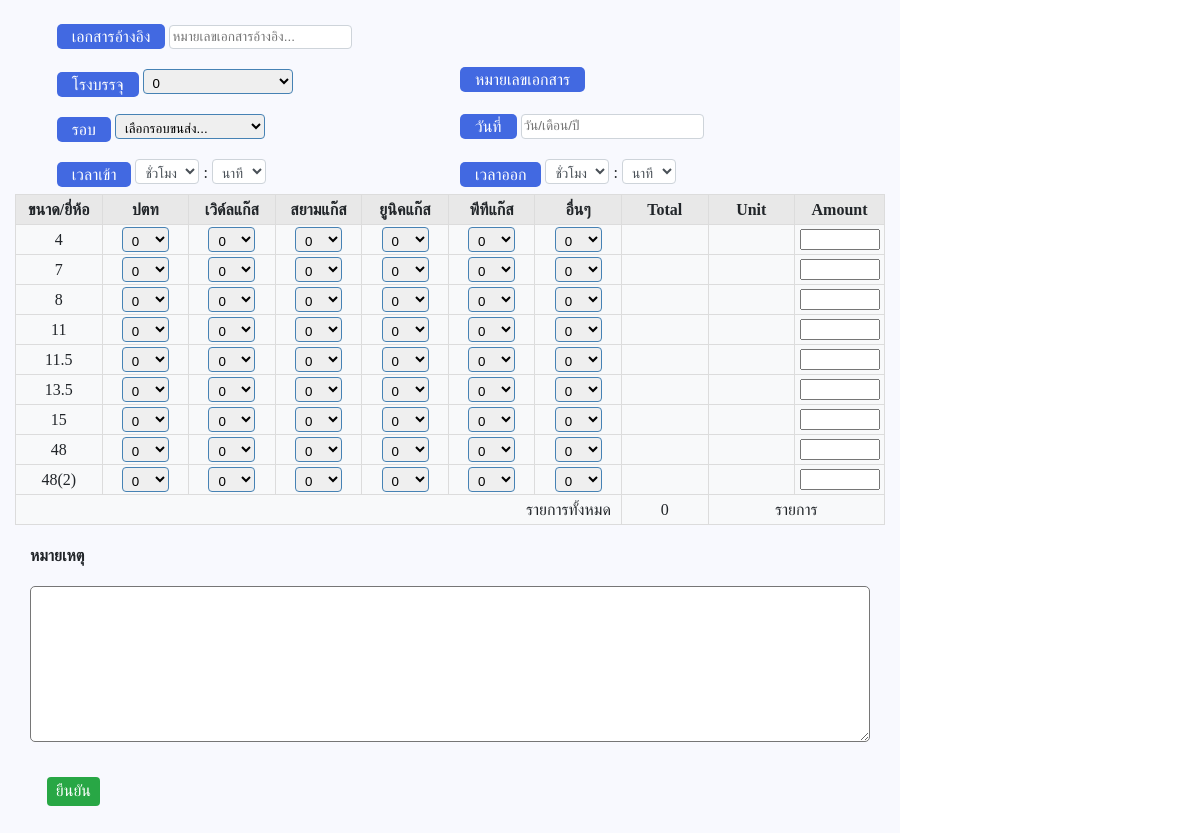
The page /edit/old_edit_po.php on the database its author committed.
### tables this page shows
CREATE TABLE `ms_product`  (
  `ms_product_id` varchar(20) NULL DEFAULT NULL,
  `ms_product_name` varchar(255) NULL DEFAULT NULL,
  `ms_product_active` varchar(255) NULL DEFAULT NULL,
  `ms_product_orderby_no` int(11) NULL DEFAULT NULL,
  `ms_product_logo` varchar(255) NULL DEFAULT NULL,
  `ms_product_items_type` varchar(255) NULL DEFAULT NULL,
  `ms_product_brand` varchar(255) NULL DEFAULT NULL
);

CREATE TABLE `items_gas_weightsize`  (
  `weightSize_id` varchar(255) NULL DEFAULT NULL,
  `active_status` enum('Y','N') NULL DEFAULT NULL,
  `order_by_no` int(11) NULL DEFAULT NULL,
  `weight_NoID` varchar(11) NULL DEFAULT NULL,
  `wightSize` double NULL DEFAULT NULL COMMENT 'ขนาด'
);

### conn.php (called while the page is built, shortened)
<?php
    class DB_con {
        function __construct() {
            $conn = mysqli_connect(DB_HOST, DB_Username, DB_Password, DB_Name);
            $this->dbcon = $conn;
        }
        public function fetchdataBrand()
        {
            $result = mysqli_query($this->dbcon, "SELECT * FROM ms_product WHERE ms_product_active = 'Y' ORDER BY ms_product_orderby_no ASC");
            return $result;
        }
        public function fetchdataSize()
        {
            $result = mysqli_query($this->dbcon, "SELECT * FROM items_gas_weightsize WHERE active_status = 'Y' ORDER BY order_by_no ASC");
            return $result;
        }
        public function infoPO($POID)
        {
            $result = mysqli_query($this->dbcon, "SELECT * FROM tb_head_preorder LEFT JOIN tb_head_po_receipt ON tb_head_preorder.head_po_docnumber = tb_head_po_receipt.head_pr_docnumber_po WHERE head_po_docnumber = '$POID'");
            return $result;
        }
    }
?>

### edit/old_edit_po.php (the view, shortened to what this page needs)
<!DOCTYPE html>
<html lang="en">
<head>
    <link rel="stylesheet" href="../css/select2.min.css">
    <link rel="stylesheet" href="../css/custom.css">
    <link rel="stylesheet" href="../css/jquery-ui.min.css">
</head>
<body>
    <section id="purchase">
        <form action="controller/POController.php" method="POST">
            <div class="container">
                <?php include_once('../conn.php');
                $fetchdata = new DB_con();
                $sql = $fetchdata->infoPO($_GET['id']);
                $row = mysqli_fetch_array($sql);
                $itemPO = $fetchdata->CylinderPO($_GET['id']); ?>
                <div class="row">
                    <div class="col-50">
                        <label class="label-titile">เอกสารอ้างอิง</label>
                        <input type="text" class="form-control" name="RefDO" placeholder="หมายเลขเอกสารอ้างอิง..." value="<?=$row['head_pr_doc_ref']?>">
                    </div>
                </div>
                <div class="row">
                    <div class="col-50">
                        <label for="filling" class="label-titile">โรงบรรจุ</label>
                        <select class="gas_filling js-example-basic-single" name="gas_filling" id="gas_filling" style="width: 150px;">
                            <?php for ($i=0; $i < 10; $i++) { ?>
                            <option value="<?php echo $i; ?>"
                                <?php echo $row['head_po_fillstation'] == $i ? 'selected':'' ?>><?php echo $i; ?>
                            </option>
                            <?php } ?>
                        </select>
                    </div>
                    <div class="col-50">
                        <label class="label-titile">หมายเลขเอกสาร</label> <?=$_GET['id']?>
                    </div>
                </div>
                <div class="row">
                    <div class="col-50">
                        <label class="label-titile">รอบ</label>
                        <select name="round" id="" class="js-example-basic-single" style="width: 150px;">
                            <option selected disabled>เลือกรอบขนส่ง...</option>
                        </select>
                    </div>
                    <div class="col-50">
                        <label class="label-titile">วันที่</label>
                        <input type="text" class="form-control datepicker" placeholder="วัน/เดือน/ปี" value="<?=($row['created_at'] != null ? date("d/m/Y", strtotime($row['created_at'])) : '')?>">
                    </div>
                </div>
                <div class="row">
                    <div class="col-50">
                        <label class="label-titile">เวลาเข้า</label>
                        <select name="hourIn" class="form-control">
                            <option selected disabled>ชั่วโมง</option>
                        </select> :
                        <select name="minuteIn" class="form-control">
                            <option selected disabled>นาที</option>
                        </select>
                    </div>
                    <div class="col-50">
                        <label class="label-titile">เวลาออก</label>
                        <select name="hourOut" class="form-control">
                            <option selected disabled>ชั่วโมง</option>
                        </select> :
                        <select name="minuteOut" class="form-control">
                            <option selected disabled>นาที</option>
                        </select>
                    </div>
                </div>
            </div>
            <table border="1" cellspacing="1" cellpadding="1">
                <?php
                    $brand = $fetchdata->fetchdataBrand();
                    $package = $fetchdata->fetchdataSize();
                     ?>
                <tr>
                    <th width="80" height="30">ขนาด/ยี่ห้อ</th>
                    <?php
                        foreach ($brand as $index => $item) { ?>
                    <th width="80" height="30"><?=$item['ms_product_name']?></th>
                    <?php } ?>
                    <th width="80" height="30">Total</th>
                    <th width="80" height="30">Unit</th>
                    <th width="80" height="30">Amount</th>
                </tr>
                <?php foreach ($package as $key => $value) { ?>
                <tr>
                    <td width="80" height="30">
                        <div class="div-inside"><?=$value['weightSize_id']?></div>
                    </td>
                    <?php foreach ($brand as $num => $item) { ?>
                    <td>
                        <select name="pickitem" class="pickitem_pr itemgroup itemSize_<?=$key?>" id="" data-sizenumber="<?=$key?>" data-brand="<?=$item['ms_product_id']?>" data-size="<?=$value['weightSize_id']?>" data-Cytype="N">
                            <?php for ($y=0; $y <=20 ; $y++) { ?>
                            <option value="<?php echo $y; ?>"><?php echo $y; ?></option>
                            <?php } ?>
                        </select>
                    </td>
                    <?php } ?>
                    <td>
                    </td>
                    <td></td>
                    <td><input type="number" name="priceUnit[<?=$key?>]" id="" style="width: 80px;"></td>
                </tr>
                <?php }
                 ?>
                <tr>
                    <td colspan="<?=$brand->num_rows+1?>" style="text-align: right; padding-right: 10px;" height="30">รายการทั้งหมด</td>
                    <td>
                        <div id="total_N">0</div>
                    </td>
                    <td colspan="2">รายการ</td>
                </tr>
            </table>
            <div class="container">
                <h4>หมายเหตุ</h4>
                <textarea name="" id="" cols="30" rows="10" style="width: 100%;"><?=$row['head_po_comment']?></textarea>
                <div class="row" style="margin-top: 30px;">
                    <div class="col-12" style="text-align: right;">
                        <button type="submit" class="btn btn-success" onclick="">ยืนยัน</button>
                    </div>
                </div>
            </div>
        </form>
    </section>
</body>
</html>

### css/custom.css (style rules this page uses)
:root { --blue: #4269e1; --indigo: #6610f2; --purple: #6f42c1; --pink: #e83e8c; --red: #fd3230; --orange: #fd7e14; --yellow: #ffc107; --green: #28a745; --teal: #20c997; --cyan: #17a2b8; --white: #fff; --gray: #6c757d; --gray-dark: #343a40; --primary: #007bff; --secondary: #6c757d; --success: #28a745; --info: #17a2b8; --warning: #ffc107; --danger: #dc3545; --light: #f8f9fa; --dark: #343a40; --breakpoint-xs: 0; --breakpoint-sm: 576px; --breakpoint-md: 768px; --breakpoint-lg: 992px; --breakpoint-xl: 1200px; }
html { line-height: 1.15; -webkit-text-size-adjust: 100%; -ms-text-size-adjust: 100%; -ms-overflow-style: scrollbar; -webkit-tap-highlight-color: transparent; }
body { margin: 0; font-size: 1rem; font-weight: 400; color: #212529; text-align: left; background-color: var(--white); }
div { display: block; }
.container { width: 100%; padding-right: 15px; padding-left: 15px; margin-right: auto; margin-left: auto; }
select { padding: 5px; border-radius: 4px; height: 25px; border: 1px solid #4682B4; cursor: pointer; }
section { padding: 15px; height: 978px; background-color: #f8f9fe; width: 900px; }
.col-50 { float: left; width: 50%; padding: 10px; }
.row { display: -webkit-box; display: -ms-flexbox; -ms-flex-wrap: wrap; flex-wrap: wrap; margin-right: 2%; margin-left: 2%; }
.row:after { content: ""; display: table; clear: both; }
.btn { display: inline-block; font-weight: 400; text-align: center; white-space: nowrap; vertical-align: middle; user-select: none; border: 1px solid transparent; padding: .10rem .50rem; font-size: 1rem; line-height: 1.5; border-radius: .25rem; transition: color .15s ease-in-out,background-color .15s ease-in-out,border-color .15s ease-in-out,box-shadow .15s ease-in-out; webkit-user-select: none; -moz-user-select: none; -ms-user-select: none; text-decoration: none; cursor: pointer; }
.btn-success { background-color: var(--success); color: var(--white); }
.label-titile { vertical-align: middle; background-color: var(--blue); padding: 4px 15px 4px 15px; color: #fff; border-radius: 5px; }
table, td, th { padding: 1px; border: 1px solid #dcdcdc; background-color: var(--light); text-align: center; }
table { border-radius: 1em; border-collapse: collapse; width: 100%; }
th { background-color: #e8e8e8; }
td { text-align: center; vertical-align: middle; }
.div-inside { margin: 0px; }
textarea { border-radius: 5px; }
.form-control { font-size: 0.85rem; line-height: 1.5; color: #495057; background-color: var(--white); background-clip: padding-box; border: 1px solid #ced4da; border-radius: .25rem; transition: border-color .15s ease-in-out,box-shadow .15s ease-in-out; }

### rows shown on the page
ms_product: ms_product_name "ปตท", pickitem "0"
ms_product: ms_product_name "เวิด์ลแก๊ส", pickitem "0"
ms_product: ms_product_name "สยามแก๊ส", pickitem "0"
ms_product: ms_product_name "ยูนิคแก๊ส", pickitem "0"
ms_product: ms_product_name "พีทีแก๊ส", pickitem "0"
ms_product: ms_product_name "อื่นๆ", pickitem "0"
items_gas_weightsize: weightSize_id "4"
items_gas_weightsize: weightSize_id "7"
items_gas_weightsize: weightSize_id "8"
items_gas_weightsize: weightSize_id "11"
items_gas_weightsize: weightSize_id "11.5"
items_gas_weightsize: weightSize_id "13.5"
items_gas_weightsize: weightSize_id "15"
items_gas_weightsize: weightSize_id "48"
items_gas_weightsize: weightSize_id "48(2)"

### other values the page prints
form field gas_filling "0"
